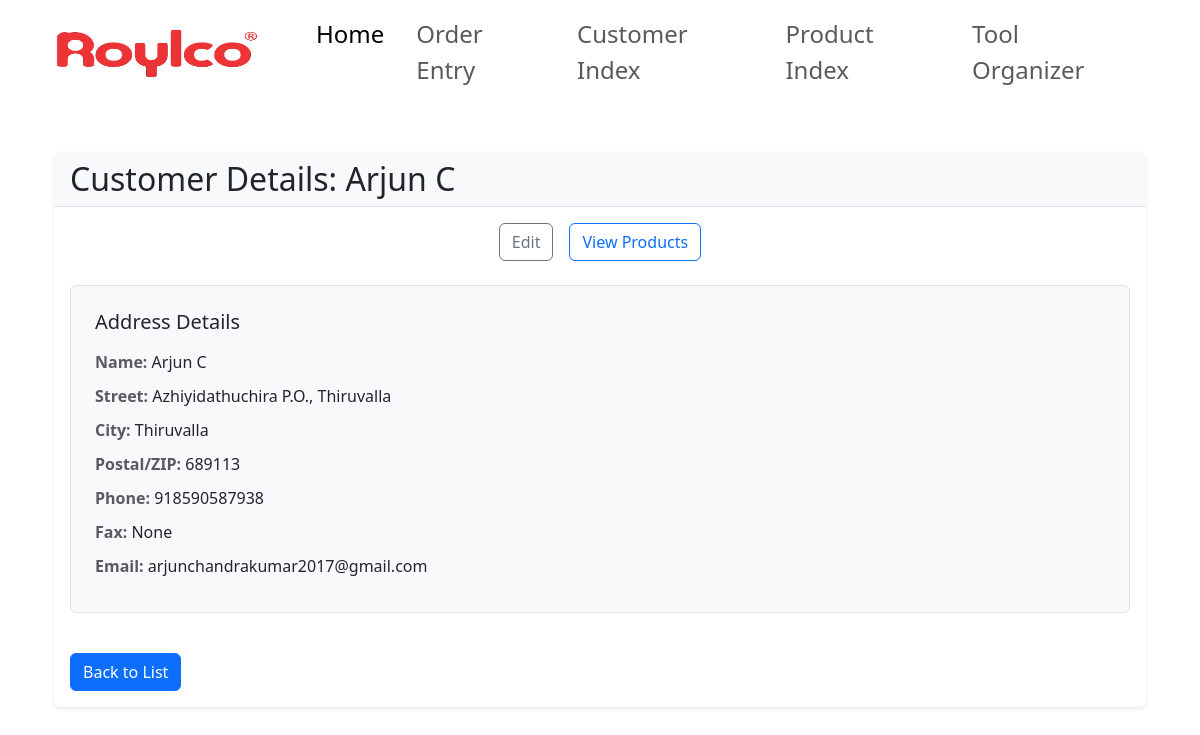
Page /customer/6/ on the committed database.
### app1/models.py (models this page shows, shortened)
class Customer(models.Model):
    name = models.CharField(max_length=255)
    customer_id = models.CharField(max_length=100, unique=True)
    email = models.EmailField()
    phone_number = models.CharField(max_length=20)
    city = models.CharField(max_length=100)
    street = models.CharField(max_length=255)
    postal_code = models.CharField(max_length=20)
    fax = models.CharField(max_length=20, blank=True, null=True)

### app1/views.py (the view)
# urls.py: path('customer/<int:id>/', views.customer_detail, name='customer_detail'),
def customer_detail(request, id):
    customer = get_object_or_404(Customer, pk=id)
    return render(request, 'customer_detail.html', {'customer': customer})

### templates/customer_detail.html (shortened to what this page needs)
{% extends 'base.html' %}
{% block content %}
<div class="container mt-5">
    <div class="card border-0 shadow-sm">
        <div class="card-header bg-light border-bottom">
            <h2 class="mb-0 text-dark">Customer Details: {{ customer.name }}</h2>
        </div>
        <div class="card-body">
            <div class="d-flex justify-content-center mb-4">
                <a href="{% url 'customer_edit' customer.pk %}" class="btn btn-outline-secondary mx-2">Edit</a>
                <a href="{% url "customer_index" %}" class="btn btn-outline-primary mx-2">View Products</a>
            </div>
            <div class="border rounded p-4 bg-light mb-4">
                <h5 class="mb-3 font-weight-bold">Address Details</h5>
                <p><strong class="text-muted">Name:</strong> {{ customer.name }}</p>
                <p><strong class="text-muted">Street:</strong> {{ customer.street }}</p>
                <p><strong class="text-muted">City:</strong> {{ customer.city }}</p>
                <p><strong class="text-muted">Postal/ZIP:</strong> {{ customer.postal_code }}</p>
                <p><strong class="text-muted">Phone:</strong> {{ customer.phone_number }}</p>
                <p><strong class="text-muted">Fax:</strong> {{ customer.fax }}</p>
                <p><strong class="text-muted">Email:</strong> {{ customer.email }}</p>
            </div>
            <a href="{% url 'customer_index' %}" class="btn btn-primary mt-3">Back to List</a>
        </div>
    </div>
</div>
{% endblock %}

### static/css/style.css (style rules this page uses)
.card-header { background-color: #f1f1f1; font-weight: bold; }
.card-body p { margin: 0 0 10px; }

### rows in the picture
Customer: name "Arjun C", street "Azhiyidathuchira P.O., Thiruvalla", city "Thiruvalla", postal_code "689113", phone_number "918590587938", fax "None", email "arjunchandrakumar2017@gmail.com"
